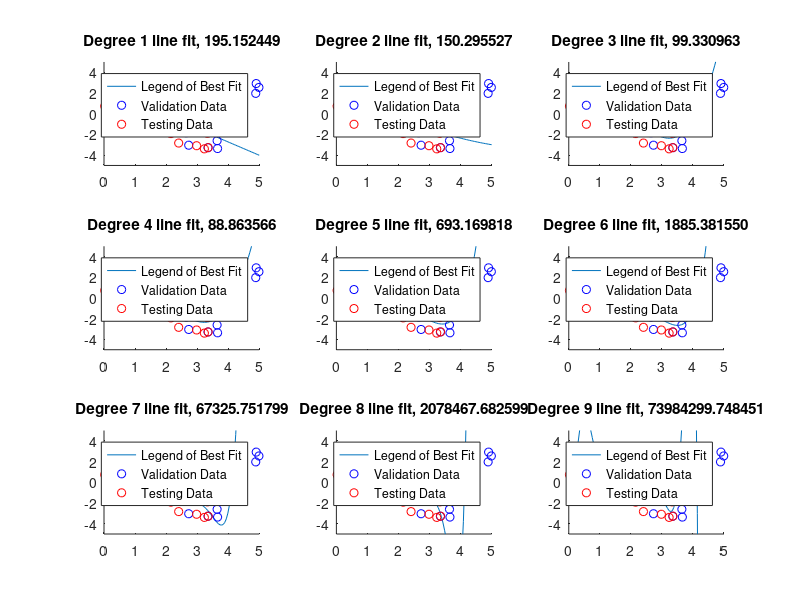
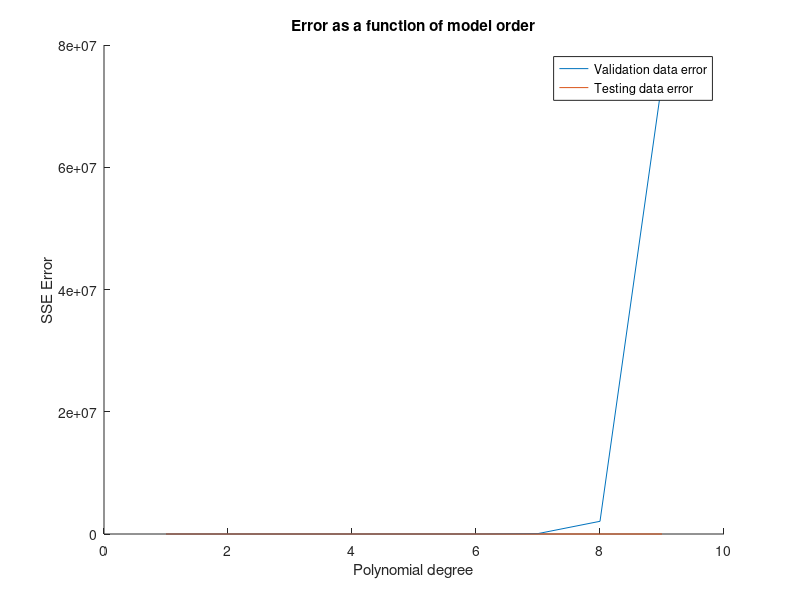

Here is the MATLAB script that generated these plots, in order:
% Plot f(x) = 2*sin(1.5x)

x = linspace(0, 5);
y = 2 * sin(1.5 * x);


num = 20;

% Calculate the random readings
err = randn(num, 1);
upper = 5;
lower = 0;

% Testing data
test_x = (upper - lower) .* rand(num, 1) + lower;
test_expected_y = 2 * sin(1.5 * test_x);
test_y = test_expected_y + err;

% Validation data
validation_x = (upper - lower) .* rand(num, 1) + lower;
validation_expected_y = 2 * sin(1.5 * validation_x);
validation_y = validation_expected_y + err;

% Create the first plot
figure;

hold on;
plot(x, y);
scatter(test_x, test_y);
axis([0, 5, -5, 5]);
title('Function and data');
hold off;

SSE_list_validation = zeros(1, 9);
SSE_list_test = zeros(1, 9);

% Do the lines of best fit
for degree = 1:9
   subplot(3, 3, degree);
   
   hold on;
   % Fit to the testing data
   p = polyfit(test_x, test_y, degree);
   % p = polyfit(validation_x, validation_y, degree);
   y = polyval(p, x);
   plot(x, y);
   
   % Calculate the error on the validation data
   r = (validation_y - polyval(p, validation_x)) .^ 2;
   SSE_val = sum(r);
   SSE_list_validation(degree) = SSE_val;

   r2 = (test_y - polyval(p, test_x)) .^ 2;
   SSE_test = sum(r2);
   SSE_list_test(degree) = SSE_test;
   
   scatter(validation_x, validation_y, 'b');
   scatter(test_x, test_y, 'r');
   legend('Legend of Best Fit', 'Validation Data', 'Testing Data');
   axis([0, 5, -5, 5]);
   title(sprintf('Degree %d line fit, %f', degree, SSE_val));
   hold off;
end

figure;

% Plot the error over polynomial degrees

hold on;

SSE_list_test
SSE_list_validation

plot(1:9, SSE_list_validation);
plot(1:9, SSE_list_test);
title('Error as a function of model order');
xlabel('Polynomial degree');
ylabel('SSE Error');
legend('Validation data error', 'Testing data error');
hold off;

